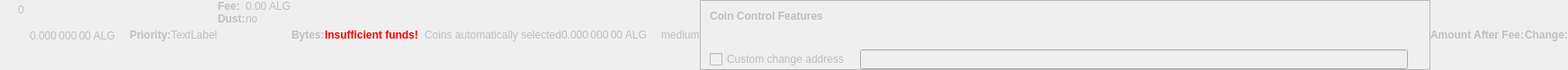
    <widget class="QWidget" name="dummyHideWidget" native="true">
     <property name="enabled">
      <bool>false</bool>
     </property>
     <property name="maximumSize">
      <size>
       <width>100</width>
       <height>22</height>
      </size>
     </property>
     <layout class="QHBoxLayout" name="dummyHideLayout">
      <property name="spacing">
       <number>0</number>
      </property>
      <property name="leftMargin">
       <number>0</number>
      </property>
      <property name="topMargin">
       <number>0</number>
      </property>
      <property name="rightMargin">
       <number>0</number>
      </property>
      <property name="bottomMargin">
       <number>0</number>
      </property>
      <item>
       <layout class="QFormLayout" name="formLayoutCoinControl1">
        <property name="horizontalSpacing">
         <number>10</number>
        </property>
        <property name="verticalSpacing">
         <number>14</number>
        </property>
        <property name="leftMargin">
         <number>10</number>
        </property>
        <property name="topMargin">
         <number>4</number>
        </property>
        <property name="rightMargin">
         <number>6</number>
        </property>
        <item row="0" column="1">
         <widget class="QLabel" name="labelCoinControlBytes">
          <property name="cursor">
           <cursorShape>IBeamCursor</cursorShape>
          </property>
          <property name="contextMenuPolicy">
           <enum>Qt::ActionsContextMenu</enum>
          </property>
          <property name="text">
           <string notr="true">0</string>
          </property>
          <property name="textInteractionFlags">
           <set>Qt::LinksAccessibleByMouse|Qt::TextSelectableByKeyboard|Qt::TextSelectableByMouse</set>
          </property>
         </widget>
        </item>
       </layout>
      </item>
      <item>
       <widget class="QLabel" name="labelCoinControlAfterFee">
        <property name="enabled">
         <bool>false</bool>
        </property>
        <property name="sizePolicy">
         <sizepolicy hsizetype="Fixed" vsizetype="Fixed">
          <horstretch>0</horstretch>
          <verstretch>0</verstretch>
         </sizepolicy>
        </property>
        <property name="minimumSize">
         <size>
          <width>111</width>
          <height>12</height>
         </size>
        </property>
        <property name="maximumSize">
         <size>
          <width>111</width>
          <height>12</height>
         </size>
        </property>
        <property name="cursor">
         <cursorShape>IBeamCursor</cursorShape>
        </property>
        <property name="contextMenuPolicy">
         <enum>Qt::ActionsContextMenu</enum>
        </property>
        <property name="text">
         <string notr="true">0.000 000 00 ALG</string>
        </property>
        <property name="textInteractionFlags">
         <set>Qt::LinksAccessibleByMouse|Qt::TextSelectableByKeyboard|Qt::TextSelectableByMouse</set>
        </property>
       </widget>
      </item>
      <item>
       <widget class="QLabel" name="labelCoinControlPriorityText">
        <property name="enabled">
         <bool>false</bool>
        </property>
        <property name="font">
         <font>
          <weight>75</weight>
          <bold>true</bold>
         </font>
        </property>
        <property name="text">
         <string>Priority:</string>
        </property>
       </widget>
      </item>
      <item>
       <layout class="QHBoxLayout" name="horizontalLayout">
        <item>
         <widget class="QLabel" name="WarningLabel">
          <property name="text">
           <string>TextLabel</string>
          </property>
         </widget>
        </item>
       </layout>
      </item>
      <item>
       <layout class="QFormLayout" name="formLayoutCoinControl3">
        <property name="horizontalSpacing">
         <number>0</number>
        </property>
        <property name="verticalSpacing">
         <number>0</number>
        </property>
        <property name="leftMargin">
         <number>0</number>
        </property>
        <property name="topMargin">
         <number>0</number>
        </property>
        <property name="rightMargin">
         <number>0</number>
        </property>
        <item row="0" column="0">
         <widget class="QLabel" name="labelCoinControlFeeText">
          <property name="enabled">
           <bool>false</bool>
          </property>
          <property name="font">
           <font>
            <weight>75</weight>
            <bold>true</bold>
           </font>
          </property>
          <property name="text">
           <string>Fee:</string>
          </property>
          <property name="margin">
           <number>0</number>
          </property>
         </widget>
        </item>
        <item row="0" column="1">
         <widget class="QLabel" name="labelCoinControlFee">
          <property name="enabled">
           <bool>false</bool>
          </property>
          <property name="cursor">
           <cursorShape>IBeamCursor</cursorShape>
          </property>
          <property name="contextMenuPolicy">
           <enum>Qt::ActionsContextMenu</enum>
          </property>
          <property name="text">
           <string notr="true">0.00 ALG</string>
          </property>
          <property name="textInteractionFlags">
           <set>Qt::LinksAccessibleByMouse|Qt::TextSelectableByKeyboard|Qt::TextSelectableByMouse</set>
          </property>
         </widget>
        </item>
        <item row="1" column="0">
         <widget class="QLabel" name="labelCoinControlLowOutputText">
          <property name="enabled">
           <bool>false</bool>
          </property>
          <property name="font">
           <font>
            <weight>75</weight>
            <bold>true</bold>
           </font>
          </property>
          <property name="text">
           <string>Dust:</string>
          </property>
         </widget>
        </item>
        <item row="1" column="1">
         <widget class="QLabel" name="labelCoinControlLowOutput">
          <property name="enabled">
           <bool>false</bool>
          </property>
          <property name="cursor">
           <cursorShape>IBeamCursor</cursorShape>
          </property>
          <property name="contextMenuPolicy">
           <enum>Qt::ActionsContextMenu</enum>
          </property>
          <property name="text">
           <string>no</string>
          </property>
          <property name="textInteractionFlags">
           <set>Qt::LinksAccessibleByMouse|Qt::TextSelectableByKeyboard|Qt::TextSelectableByMouse</set>
          </property>
         </widget>
        </item>
       </layout>
      </item>
      <item>
       <widget class="QLabel" name="labelCoinControlBytesText">
        <property name="enabled">
         <bool>false</bool>
        </property>
        <property name="font">
         <font>
          <weight>75</weight>
          <bold>true</bold>
         </font>
        </property>
        <property name="text">
         <string>Bytes:</string>
        </property>
       </widget>
      </item>
      <item>
       <layout class="QFormLayout" name="formLayoutCoinControl2">
        <property name="horizontalSpacing">
         <number>0</number>
        </property>
        <property name="verticalSpacing">
         <number>0</number>
        </property>
        <property name="leftMargin">
         <number>0</number>
        </property>
        <property name="topMargin">
         <number>0</number>
        </property>
        <property name="rightMargin">
         <number>0</number>
        </property>
       </layout>
      </item>
      <item>
       <layout class="QHBoxLayout" name="horizontalLayoutCoinControl2">
        <property name="spacing">
         <number>0</number>
        </property>
        <property name="bottomMargin">
         <number>0</number>
        </property>
       </layout>
      </item>
      <item>
       <widget class="QLabel" name="labelCoinControlInsuffFunds">
        <property name="enabled">
         <bool>false</bool>
        </property>
        <property name="minimumSize">
         <size>
          <width>0</width>
          <height>0</height>
         </size>
        </property>
        <property name="font">
         <font>
          <weight>75</weight>
          <bold>true</bold>
         </font>
        </property>
        <property name="styleSheet">
         <string notr="true">color:red;font-weight:bold;</string>
        </property>
        <property name="text">
         <string>Insufficient funds!</string>
        </property>
        <property name="margin">
         <number>5</number>
        </property>
       </widget>
      </item>
      <item>
       <layout class="QFormLayout" name="formLayoutCoinControl4">
        <property name="horizontalSpacing">
         <number>0</number>
        </property>
        <property name="verticalSpacing">
         <number>0</number>
        </property>
        <property name="leftMargin">
         <number>0</number>
        </property>
        <property name="topMargin">
         <number>0</number>
        </property>
        <property name="rightMargin">
         <number>0</number>
        </property>
       </layout>
      </item>
      <item>
       <widget class="QLabel" name="labelCoinControlChangeLabel">
        <property name="enabled">
         <bool>false</bool>
        </property>
        <property name="sizePolicy">
         <sizepolicy hsizetype="Preferred" vsizetype="Expanding">
          <horstretch>0</horstretch>
          <verstretch>0</verstretch>
         </sizepolicy>
        </property>
        <property name="minimumSize">
         <size>
          <width>0</width>
          <height>0</height>
         </size>
        </property>
        <property name="text">
         <string/>
        </property>
        <property name="margin">
         <number>3</number>
        </property>
       </widget>
      </item>
      <item>
       <widget class="QLabel" name="labelCoinControlAutomaticallySelected">
        <property name="enabled">
         <bool>false</bool>
        </property>
        <property name="sizePolicy">
         <sizepolicy hsizetype="Fixed" vsizetype="Fixed">
          <horstretch>0</horstretch>
          <verstretch>0</verstretch>
         </sizepolicy>
        </property>
        <property name="minimumSize">
         <size>
          <width>0</width>
          <height>0</height>
         </size>
        </property>
        <property name="maximumSize">
         <size>
          <width>240</width>
          <height>16777215</height>
         </size>
        </property>
        <property name="text">
         <string>Coins automatically selected</string>
        </property>
        <property name="margin">
         <number>5</number>
        </property>
       </widget>
      </item>
      <item>
       <widget class="QLabel" name="labelCoinControlChange">
        <property name="enabled">
         <bool>false</bool>
        </property>
        <property name="sizePolicy">
         <sizepolicy hsizetype="Fixed" vsizetype="Fixed">
          <horstretch>0</horstretch>
          <verstretch>0</verstretch>
         </sizepolicy>
        </property>
        <property name="minimumSize">
         <size>
          <width>111</width>
          <height>0</height>
         </size>
        </property>
        <property name="maximumSize">
         <size>
          <width>111</width>
          <height>16777215</height>
         </size>
        </property>
        <property name="cursor">
         <cursorShape>IBeamCursor</cursorShape>
        </property>
        <property name="contextMenuPolicy">
         <enum>Qt::ActionsContextMenu</enum>
        </property>
        <property name="text">
         <string notr="true">0.000 000 00 ALG</string>
        </property>
        <property name="textInteractionFlags">
         <set>Qt::LinksAccessibleByMouse|Qt::TextSelectableByKeyboard|Qt::TextSelectableByMouse</set>
        </property>
       </widget>
      </item>
      <item>
       <widget class="QLabel" name="labelCoinControlPriority">
        <property name="enabled">
         <bool>false</bool>
        </property>
        <property name="cursor">
         <cursorShape>IBeamCursor</cursorShape>
        </property>
        <property name="contextMenuPolicy">
         <enum>Qt::ActionsContextMenu</enum>
        </property>
        <property name="text">
         <string>medium</string>
        </property>
        <property name="textInteractionFlags">
         <set>Qt::LinksAccessibleByMouse|Qt::TextSelectableByKeyboard|Qt::TextSelectableByMouse</set>
        </property>
       </widget>
      </item>
      <item>
       <widget class="QFrame" name="frameCoinControl">
        <property name="sizePolicy">
         <sizepolicy hsizetype="Expanding" vsizetype="Expanding">
          <horstretch>0</horstretch>
          <verstretch>0</verstretch>
         </sizepolicy>
        </property>
        <property name="maximumSize">
         <size>
          <width>16777215</width>
          <height>16777215</height>
         </size>
        </property>
        <property name="frameShape">
         <enum>QFrame::StyledPanel</enum>
        </property>
        <property name="frameShadow">
         <enum>QFrame::Sunken</enum>
        </property>
        <layout class="QVBoxLayout" name="verticalLayoutCoinControl2_2">
         <property name="spacing">
          <number>0</number>
         </property>
         <property name="leftMargin">
          <number>0</number>
         </property>
         <property name="topMargin">
          <number>0</number>
         </property>
         <property name="rightMargin">
          <number>0</number>
         </property>
         <property name="bottomMargin">
          <number>0</number>
         </property>
         <item>
          <layout class="QVBoxLayout" name="verticalLayoutCoinControl" stretch="0,0,0,1">
           <property name="spacing">
            <number>0</number>
           </property>
           <property name="leftMargin">
            <number>10</number>
           </property>
           <property name="topMargin">
            <number>10</number>
           </property>
           <item>
            <layout class="QHBoxLayout" name="horizontalLayoutCoinControl1">
             <property name="bottomMargin">
              <number>15</number>
             </property>
             <item>
              <widget class="QLabel" name="labelCoinControlFeatures">
               <property name="enabled">
                <bool>false</bool>
               </property>
               <property name="sizePolicy">
                <sizepolicy hsizetype="Preferred" vsizetype="Maximum">
                 <horstretch>0</horstretch>
                 <verstretch>0</verstretch>
                </sizepolicy>
               </property>
               <property name="font">
                <font>
                 <weight>75</weight>
                 <bold>true</bold>
                </font>
               </property>
               <property name="styleSheet">
                <string notr="true">font-weight:bold;</string>
               </property>
               <property name="text">
                <string>Coin Control Features</string>
               </property>
              </widget>
             </item>
            </layout>
           </item>
           <item>
            <widget class="QWidget" name="widgetCoinControl" native="true">
             <property name="sizePolicy">
              <sizepolicy hsizetype="Preferred" vsizetype="Preferred">
               <horstretch>0</horstretch>
               <verstretch>0</verstretch>
              </sizepolicy>
             </property>
             <property name="minimumSize">
              <size>
               <width>0</width>
               <height>0</height>
              </size>
             </property>
             <property name="styleSheet">
              <string notr="true"/>
             </property>
             <layout class="QHBoxLayout" name="horizontalLayoutCoinControl5_2">
              <property name="leftMargin">
               <number>0</number>
              </property>
              <property name="topMargin">
               <number>0</number>
              </property>
              <property name="rightMargin">
               <number>0</number>
              </property>
              <property name="bottomMargin">
               <number>0</number>
              </property>
              <item>
               <layout class="QHBoxLayout" name="horizontalLayoutCoinControl3">
                <property name="spacing">
                 <number>20</number>
                </property>
                <property name="topMargin">
                 <number>0</number>
                </property>
                <property name="bottomMargin">
                 <number>10</number>
                </property>
               </layout>
              </item>
             </layout>
            </widget>
           </item>
           <item>
            <layout class="QHBoxLayout" name="horizontalLayoutCoinControl4" stretch="0,0,0">
             <property name="spacing">
              <number>12</number>
             </property>
             <property name="sizeConstraint">
              <enum>QLayout::SetDefaultConstraint</enum>
             </property>
             <property name="topMargin">
              <number>5</number>
             </property>
             <property name="rightMargin">
              <number>5</number>
             </property>
             <item>
              <widget class="QCheckBox" name="checkBoxCoinControlChange">
               <property name="enabled">
                <bool>false</bool>
               </property>
               <property name="toolTip">
                <string>If this is activated, but the change address is empty or invalid, change will be sent to a newly generated address.</string>
               </property>
               <property name="text">
                <string>Custom change address</string>
               </property>
              </widget>
             </item>
             <item>
              <widget class="QValidatedLineEdit" name="lineEditCoinControlChange">
               <property name="enabled">
                <bool>false</bool>
               </property>
               <property name="sizePolicy">
                <sizepolicy hsizetype="Expanding" vsizetype="Fixed">
                 <horstretch>0</horstretch>
                 <verstretch>0</verstretch>
                </sizepolicy>
               </property>
              </widget>
             </item>
             <item>
              <widget class="QLabel" name="labelCoinControlChangeLabel_2">
               <property name="sizePolicy">
                <sizepolicy hsizetype="Preferred" vsizetype="Expanding">
                 <horstretch>0</horstretch>
                 <verstretch>0</verstretch>
                </sizepolicy>
               </property>
               <property name="minimumSize">
                <size>
                 <width>0</width>
                 <height>0</height>
                </size>
               </property>
               <property name="text">
                <string/>
               </property>
               <property name="margin">
                <number>3</number>
               </property>
              </widget>
             </item>
            </layout>
           </item>
           <item>
            <spacer name="verticalSpacerCoinControl">
             <property name="orientation">
              <enum>Qt::Vertical</enum>
             </property>
             <property name="sizeHint" stdset="0">
              <size>
               <width>800</width>
               <height>1</height>
              </size>
             </property>
            </spacer>
           </item>
          </layout>
         </item>
        </layout>
       </widget>
      </item>
      <item>
       <widget class="QLabel" name="labelCoinControlAfterFeeText">
        <property name="enabled">
         <bool>false</bool>
        </property>
        <property name="minimumSize">
         <size>
          <width>0</width>
          <height>0</height>
         </size>
        </property>
        <property name="maximumSize">
         <size>
          <width>16777215</width>
          <height>16777215</height>
         </size>
        </property>
        <property name="font">
         <font>
          <weight>75</weight>
          <bold>true</bold>
         </font>
        </property>
        <property name="text">
         <string>Amount After Fee:</string>
        </property>
        <property name="alignment">
         <set>Qt::AlignLeading|Qt::AlignLeft|Qt::AlignVCenter</set>
        </property>
        <property name="margin">
         <number>0</number>
        </property>
       </widget>
      </item>
      <item>
       <widget class="QLabel" name="labelCoinControlChangeText">
        <property name="enabled">
         <bool>false</bool>
        </property>
        <property name="sizePolicy">
         <sizepolicy hsizetype="Preferred" vsizetype="Preferred">
          <horstretch>0</horstretch>
          <verstretch>0</verstretch>
         </sizepolicy>
        </property>
        <property name="minimumSize">
         <size>
          <width>0</width>
          <height>0</height>
         </size>
        </property>
        <property name="maximumSize">
         <size>
          <width>16777215</width>
          <height>16777215</height>
         </size>
        </property>
        <property name="font">
         <font>
          <weight>75</weight>
          <bold>true</bold>
         </font>
        </property>
        <property name="text">
         <string>Change:</string>
        </property>
        <property name="alignment">
         <set>Qt::AlignLeading|Qt::AlignLeft|Qt::AlignVCenter</set>
        </property>
       </widget>
      </item>
     </layout>
    </widget>
